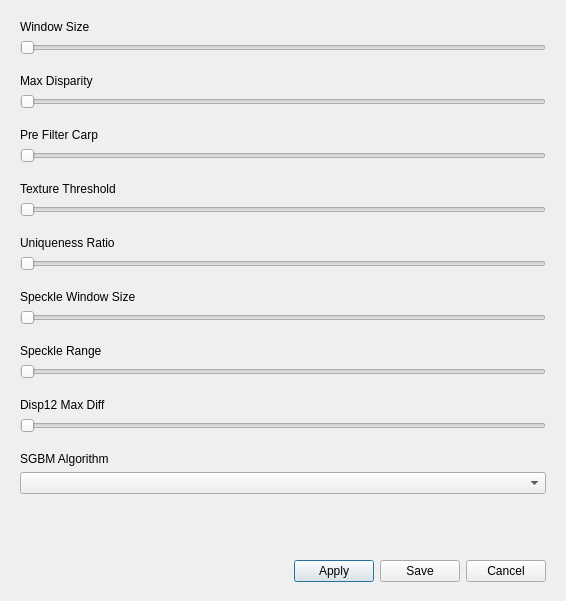
<?xml version="1.0" encoding="UTF-8"?>
<ui version="4.0">
 <class>SetMatchParamWindow</class>
 <widget class="QDialog" name="SetMatchParamWindow">
  <property name="geometry">
   <rect>
    <x>0</x>
    <y>0</y>
    <width>566</width>
    <height>601</height>
   </rect>
  </property>
  <property name="windowTitle">
   <string>Dialog</string>
  </property>
  <layout class="QVBoxLayout" name="verticalLayout">
   <property name="spacing">
    <number>1</number>
   </property>
   <property name="bottomMargin">
    <number>10</number>
   </property>
   <item>
    <widget class="QWidget" name="Window_Size" native="true">
     <layout class="QVBoxLayout" name="verticalLayout_1">
      <item>
       <widget class="QLabel" name="Window_SizeLabel">
        <property name="text">
         <string>Window Size</string>
        </property>
       </widget>
      </item>
      <item>
       <widget class="QSlider" name="Window_SizeHorizontalSlider">
        <property name="orientation">
         <enum>Qt::Horizontal</enum>
        </property>
       </widget>
      </item>
     </layout>
    </widget>
   </item>
   <item>
    <widget class="QWidget" name="Max_Disparity" native="true">
     <layout class="QVBoxLayout" name="verticalLayout_2">
      <item>
       <widget class="QLabel" name="Max_DisparityLabel">
        <property name="text">
         <string>Max Disparity</string>
        </property>
       </widget>
      </item>
      <item>
       <widget class="QSlider" name="Max_DisparityHorizontalSlider">
        <property name="orientation">
         <enum>Qt::Horizontal</enum>
        </property>
       </widget>
      </item>
     </layout>
    </widget>
   </item>
   <item>
    <widget class="QWidget" name="PreFilterCarp" native="true">
     <layout class="QVBoxLayout" name="verticalLayout_3">
      <item>
       <widget class="QLabel" name="PreFilterCarpLabel">
        <property name="text">
         <string>Pre Filter Carp</string>
        </property>
       </widget>
      </item>
      <item>
       <widget class="QSlider" name="PreFilterCarpHorizontalSlider">
        <property name="orientation">
         <enum>Qt::Horizontal</enum>
        </property>
       </widget>
      </item>
     </layout>
    </widget>
   </item>
   <item>
    <widget class="QWidget" name="TextureThreshold" native="true">
     <layout class="QVBoxLayout" name="verticalLayout_4">
      <item>
       <widget class="QLabel" name="TextureThresholdLabel">
        <property name="text">
         <string>Texture Threshold</string>
        </property>
       </widget>
      </item>
      <item>
       <widget class="QSlider" name="TextureThresholdHorizontalSlider">
        <property name="orientation">
         <enum>Qt::Horizontal</enum>
        </property>
       </widget>
      </item>
     </layout>
    </widget>
   </item>
   <item>
    <widget class="QWidget" name="UniquenessRatio" native="true">
     <layout class="QVBoxLayout" name="verticalLayout_5">
      <item>
       <widget class="QLabel" name="UniquenessRatioLabel">
        <property name="text">
         <string>Uniqueness Ratio</string>
        </property>
       </widget>
      </item>
      <item>
       <widget class="QSlider" name="UniquenessRatioHorizontalSlider">
        <property name="orientation">
         <enum>Qt::Horizontal</enum>
        </property>
       </widget>
      </item>
     </layout>
    </widget>
   </item>
   <item>
    <widget class="QWidget" name="SpeckleWindowSize" native="true">
     <layout class="QVBoxLayout" name="verticalLayout_6">
      <item>
       <widget class="QLabel" name="SpeckleWindowSizeLabel">
        <property name="text">
         <string>Speckle Window Size</string>
        </property>
       </widget>
      </item>
      <item>
       <widget class="QSlider" name="SpeckleWindowSizeHorizontalSlider">
        <property name="orientation">
         <enum>Qt::Horizontal</enum>
        </property>
       </widget>
      </item>
     </layout>
    </widget>
   </item>
   <item>
    <widget class="QWidget" name="SpeckleRange" native="true">
     <layout class="QVBoxLayout" name="verticalLayout_7">
      <item>
       <widget class="QLabel" name="SpeckleRangeLabel">
        <property name="text">
         <string>Speckle Range</string>
        </property>
       </widget>
      </item>
      <item>
       <widget class="QSlider" name="SpeckleRangeHorizontalSlider">
        <property name="orientation">
         <enum>Qt::Horizontal</enum>
        </property>
       </widget>
      </item>
     </layout>
    </widget>
   </item>
   <item>
    <widget class="QWidget" name="Disp12MaxDiff" native="true">
     <layout class="QVBoxLayout" name="verticalLayout_8">
      <item>
       <widget class="QLabel" name="Disp12MaxDiffLabel">
        <property name="text">
         <string>Disp12 Max Diff</string>
        </property>
       </widget>
      </item>
      <item>
       <widget class="QSlider" name="Disp12MaxDiffHorizontalSlider">
        <property name="orientation">
         <enum>Qt::Horizontal</enum>
        </property>
       </widget>
      </item>
     </layout>
    </widget>
   </item>
   <item>
    <widget class="QWidget" name="Algorithm" native="true">
     <layout class="QVBoxLayout" name="verticalLayout_9">
      <item>
       <widget class="QLabel" name="AlgorithmLabel">
        <property name="text">
         <string>SGBM Algorithm</string>
        </property>
       </widget>
      </item>
      <item>
       <widget class="QComboBox" name="AlgorithmComboBox">
        <property name="editable">
         <bool>false</bool>
        </property>
       </widget>
      </item>
     </layout>
    </widget>
   </item>
   <item>
    <spacer name="verticalSpacer">
     <property name="orientation">
      <enum>Qt::Vertical</enum>
     </property>
     <property name="sizeHint" stdset="0">
      <size>
       <width>20</width>
       <height>40</height>
      </size>
     </property>
    </spacer>
   </item>
   <item>
    <widget class="QWidget" name="ControlButtons" native="true">
     <layout class="QHBoxLayout" name="horizontalLayout">
      <item>
       <spacer name="horizontalSpacer">
        <property name="orientation">
         <enum>Qt::Horizontal</enum>
        </property>
        <property name="sizeHint" stdset="0">
         <size>
          <width>40</width>
          <height>20</height>
         </size>
        </property>
       </spacer>
      </item>
      <item>
       <widget class="QPushButton" name="ApplyButton">
        <property name="text">
         <string>Apply</string>
        </property>
       </widget>
      </item>
      <item>
       <widget class="QPushButton" name="SaveButton">
        <property name="text">
         <string>Save</string>
        </property>
       </widget>
      </item>
      <item>
       <widget class="QPushButton" name="CancelButton">
        <property name="text">
         <string>Cancel</string>
        </property>
       </widget>
      </item>
     </layout>
    </widget>
   </item>
  </layout>
 </widget>
 <resources/>
 <connections/>
</ui>
